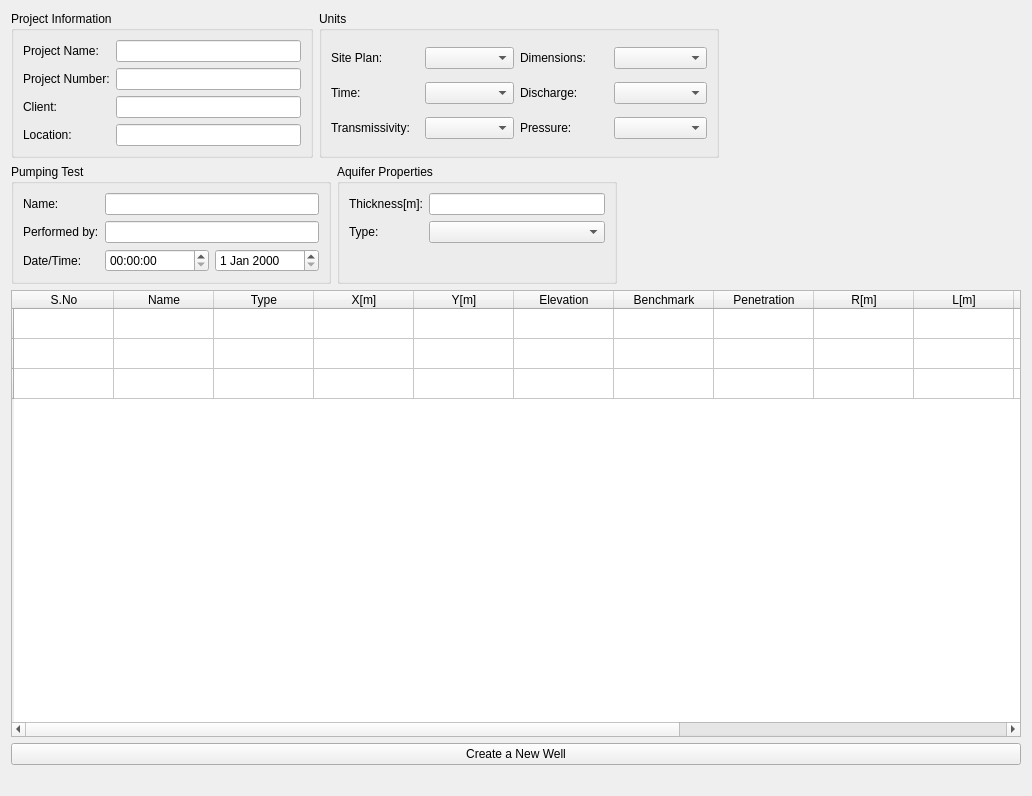
<?xml version="1.0" encoding="UTF-8"?>
<ui version="4.0">
 <class>PumpingTest</class>
 <widget class="QWidget" name="PumpingTest">
  <property name="geometry">
   <rect>
    <x>0</x>
    <y>0</y>
    <width>1032</width>
    <height>796</height>
   </rect>
  </property>
  <property name="windowTitle">
   <string>Form</string>
  </property>
  <layout class="QVBoxLayout" name="verticalLayout">
   <item>
    <layout class="QHBoxLayout" name="horizontalLayout">
     <item>
      <widget class="QGroupBox" name="gb_project_informataion">
       <property name="sizePolicy">
        <sizepolicy hsizetype="Preferred" vsizetype="Fixed">
         <horstretch>0</horstretch>
         <verstretch>0</verstretch>
        </sizepolicy>
       </property>
       <property name="minimumSize">
        <size>
         <width>0</width>
         <height>0</height>
        </size>
       </property>
       <property name="maximumSize">
        <size>
         <width>320</width>
         <height>16777215</height>
        </size>
       </property>
       <property name="title">
        <string>Project Information</string>
       </property>
       <layout class="QFormLayout" name="formLayout_2">
        <item row="0" column="0">
         <widget class="QLabel" name="lbl_project_name">
          <property name="text">
           <string>Project Name:</string>
          </property>
          <property name="buddy">
           <cstring>l_edit_project_name</cstring>
          </property>
         </widget>
        </item>
        <item row="0" column="1">
         <widget class="QLineEdit" name="l_edit_project_name"/>
        </item>
        <item row="1" column="0">
         <widget class="QLabel" name="lbl_project_number">
          <property name="text">
           <string>Project Number:</string>
          </property>
          <property name="buddy">
           <cstring>l_edit_project_number</cstring>
          </property>
         </widget>
        </item>
        <item row="1" column="1">
         <widget class="QLineEdit" name="l_edit_project_number"/>
        </item>
        <item row="2" column="0">
         <widget class="QLabel" name="lbl_client">
          <property name="text">
           <string>Client:</string>
          </property>
          <property name="buddy">
           <cstring>l_edit__client</cstring>
          </property>
         </widget>
        </item>
        <item row="2" column="1">
         <widget class="QLineEdit" name="l_edit__client"/>
        </item>
        <item row="3" column="0">
         <widget class="QLabel" name="lbl_location">
          <property name="text">
           <string>Location:</string>
          </property>
          <property name="buddy">
           <cstring>l_edit_location</cstring>
          </property>
         </widget>
        </item>
        <item row="3" column="1">
         <widget class="QLineEdit" name="l_edit_location"/>
        </item>
       </layout>
      </widget>
     </item>
     <item>
      <widget class="QGroupBox" name="gb_units">
       <property name="minimumSize">
        <size>
         <width>400</width>
         <height>0</height>
        </size>
       </property>
       <property name="maximumSize">
        <size>
         <width>320</width>
         <height>16777215</height>
        </size>
       </property>
       <property name="title">
        <string>Units</string>
       </property>
       <layout class="QGridLayout" name="gridLayout_2">
        <item row="0" column="0">
         <widget class="QLabel" name="lbl_site_plan_2">
          <property name="text">
           <string>Site Plan:</string>
          </property>
         </widget>
        </item>
        <item row="0" column="1">
         <widget class="QComboBox" name="cb_site_plan_2">
          <item>
           <property name="text">
            <string/>
           </property>
          </item>
          <item>
           <property name="text">
            <string>mm</string>
           </property>
          </item>
          <item>
           <property name="text">
            <string>cm</string>
           </property>
          </item>
          <item>
           <property name="text">
            <string>m</string>
           </property>
          </item>
          <item>
           <property name="text">
            <string>ft</string>
           </property>
          </item>
          <item>
           <property name="text">
            <string>in</string>
           </property>
          </item>
         </widget>
        </item>
        <item row="0" column="2">
         <widget class="QLabel" name="lbl_dimensions_2">
          <property name="text">
           <string>Dimensions:</string>
          </property>
         </widget>
        </item>
        <item row="0" column="3">
         <widget class="QComboBox" name="cb_dimensions_2">
          <item>
           <property name="text">
            <string/>
           </property>
          </item>
          <item>
           <property name="text">
            <string>m</string>
           </property>
          </item>
          <item>
           <property name="text">
            <string>cm</string>
           </property>
          </item>
          <item>
           <property name="text">
            <string>mm</string>
           </property>
          </item>
          <item>
           <property name="text">
            <string>ft</string>
           </property>
          </item>
          <item>
           <property name="text">
            <string>in</string>
           </property>
          </item>
         </widget>
        </item>
        <item row="1" column="0">
         <widget class="QLabel" name="lbl_time_2">
          <property name="text">
           <string>Time:</string>
          </property>
         </widget>
        </item>
        <item row="1" column="1">
         <widget class="QComboBox" name="cb_time_2">
          <item>
           <property name="text">
            <string/>
           </property>
          </item>
          <item>
           <property name="text">
            <string>sec</string>
           </property>
          </item>
          <item>
           <property name="text">
            <string>min</string>
           </property>
          </item>
          <item>
           <property name="text">
            <string>hr</string>
           </property>
          </item>
          <item>
           <property name="text">
            <string>day</string>
           </property>
          </item>
         </widget>
        </item>
        <item row="1" column="2">
         <widget class="QLabel" name="lbl_discharge_2">
          <property name="text">
           <string>Discharge:</string>
          </property>
         </widget>
        </item>
        <item row="1" column="3">
         <widget class="QComboBox" name="cb_discharge_2">
          <item>
           <property name="text">
            <string/>
           </property>
          </item>
          <item>
           <property name="text">
            <string>m³/sec</string>
           </property>
          </item>
          <item>
           <property name="text">
            <string>m³/min</string>
           </property>
          </item>
          <item>
           <property name="text">
            <string>m³/hr</string>
           </property>
          </item>
          <item>
           <property name="text">
            <string>m³/day</string>
           </property>
          </item>
          <item>
           <property name="text">
            <string>l/s</string>
           </property>
          </item>
          <item>
           <property name="text">
            <string>ft³/sec</string>
           </property>
          </item>
          <item>
           <property name="text">
            <string>ft³/min</string>
           </property>
          </item>
          <item>
           <property name="text">
            <string>ft³/hr</string>
           </property>
          </item>
          <item>
           <property name="text">
            <string>ft³/day</string>
           </property>
          </item>
          <item>
           <property name="text">
            <string>U.S gal/min</string>
           </property>
          </item>
          <item>
           <property name="text">
            <string>U.S gal/day</string>
           </property>
          </item>
          <item>
           <property name="text">
            <string>U.K gal/min</string>
           </property>
          </item>
          <item>
           <property name="text">
            <string>U.K gal/day</string>
           </property>
          </item>
         </widget>
        </item>
        <item row="2" column="0">
         <widget class="QLabel" name="lbl_transmissivity_2">
          <property name="text">
           <string>Transmissivity:</string>
          </property>
         </widget>
        </item>
        <item row="2" column="1">
         <widget class="QComboBox" name="cb_transmissivity_2">
          <item>
           <property name="text">
            <string/>
           </property>
          </item>
          <item>
           <property name="text">
            <string>m²/sec</string>
           </property>
          </item>
          <item>
           <property name="text">
            <string>m²/min</string>
           </property>
          </item>
          <item>
           <property name="text">
            <string>m²/hr</string>
           </property>
          </item>
          <item>
           <property name="text">
            <string>m²/day</string>
           </property>
          </item>
          <item>
           <property name="text">
            <string>ft²/sec</string>
           </property>
          </item>
          <item>
           <property name="text">
            <string>ft²/min</string>
           </property>
          </item>
          <item>
           <property name="text">
            <string>ft²/hr</string>
           </property>
          </item>
          <item>
           <property name="text">
            <string>ft²/day</string>
           </property>
          </item>
          <item>
           <property name="text">
            <string>gal/day-ft</string>
           </property>
          </item>
          <item>
           <property name="text">
            <string>cm²/sec</string>
           </property>
          </item>
         </widget>
        </item>
        <item row="2" column="2">
         <widget class="QLabel" name="lbl_pressure_2">
          <property name="text">
           <string>Pressure:</string>
          </property>
         </widget>
        </item>
        <item row="2" column="3">
         <widget class="QComboBox" name="cb_pressure_2">
          <item>
           <property name="text">
            <string/>
           </property>
          </item>
          <item>
           <property name="text">
            <string>Pa</string>
           </property>
          </item>
          <item>
           <property name="text">
            <string>bar</string>
           </property>
          </item>
          <item>
           <property name="text">
            <string>mbar</string>
           </property>
          </item>
          <item>
           <property name="text">
            <string>mm Hg</string>
           </property>
          </item>
          <item>
           <property name="text">
            <string>atm</string>
           </property>
          </item>
          <item>
           <property name="text">
            <string>at</string>
           </property>
          </item>
          <item>
           <property name="text">
            <string>psi</string>
           </property>
          </item>
         </widget>
        </item>
       </layout>
      </widget>
     </item>
     <item>
      <spacer name="horizontalSpacer">
       <property name="orientation">
        <enum>Qt::Horizontal</enum>
       </property>
       <property name="sizeHint" stdset="0">
        <size>
         <width>40</width>
         <height>20</height>
        </size>
       </property>
      </spacer>
     </item>
    </layout>
   </item>
   <item>
    <layout class="QHBoxLayout" name="hl_pumping_test_aquifer_properties">
     <item>
      <widget class="QGroupBox" name="gb_pumping_test">
       <property name="maximumSize">
        <size>
         <width>320</width>
         <height>16777215</height>
        </size>
       </property>
       <property name="title">
        <string>Pumping Test</string>
       </property>
       <layout class="QFormLayout" name="formLayout_10">
        <item row="0" column="0">
         <widget class="QLabel" name="lbl_pumping_test_name">
          <property name="text">
           <string>Name:</string>
          </property>
          <property name="buddy">
           <cstring>l_edit_pumping_test_name</cstring>
          </property>
         </widget>
        </item>
        <item row="4" column="0">
         <widget class="QLabel" name="lbl_pumping_test_date_time">
          <property name="text">
           <string>Date/Time:</string>
          </property>
         </widget>
        </item>
        <item row="4" column="1">
         <layout class="QHBoxLayout" name="horizontalLayout_2">
          <item>
           <widget class="QTimeEdit" name="time_puming_test"/>
          </item>
          <item>
           <widget class="QDateEdit" name="date_pumping_test"/>
          </item>
         </layout>
        </item>
        <item row="2" column="0">
         <widget class="QLabel" name="lbl_pumping_test_performed_by">
          <property name="text">
           <string>Performed by:</string>
          </property>
          <property name="buddy">
           <cstring>l_edit_pumping_test_performed_by</cstring>
          </property>
         </widget>
        </item>
        <item row="2" column="1">
         <widget class="QLineEdit" name="l_edit_pumping_test_performed_by"/>
        </item>
        <item row="0" column="1">
         <widget class="QLineEdit" name="l_edit_pumping_test_name"/>
        </item>
       </layout>
      </widget>
     </item>
     <item>
      <widget class="QGroupBox" name="gb_aquifer_properties">
       <property name="maximumSize">
        <size>
         <width>280</width>
         <height>16777215</height>
        </size>
       </property>
       <property name="title">
        <string>Aquifer Properties</string>
       </property>
       <layout class="QFormLayout" name="formLayout_11">
        <item row="0" column="0">
         <widget class="QLabel" name="lbl_aquifer_thickness">
          <property name="text">
           <string>Thickness[m]:</string>
          </property>
          <property name="buddy">
           <cstring>l_edit_aquifer_thickness</cstring>
          </property>
         </widget>
        </item>
        <item row="0" column="1">
         <widget class="QLineEdit" name="l_edit_aquifer_thickness"/>
        </item>
        <item row="1" column="0">
         <widget class="QLabel" name="lbl_aquifer_type">
          <property name="layoutDirection">
           <enum>Qt::LeftToRight</enum>
          </property>
          <property name="text">
           <string>Type:</string>
          </property>
         </widget>
        </item>
        <item row="1" column="1">
         <widget class="QComboBox" name="cb_aquifer_type">
          <item>
           <property name="text">
            <string/>
           </property>
          </item>
          <item>
           <property name="text">
            <string>Unknown</string>
           </property>
          </item>
          <item>
           <property name="text">
            <string>Confined</string>
           </property>
          </item>
          <item>
           <property name="text">
            <string>Unconfined</string>
           </property>
          </item>
          <item>
           <property name="text">
            <string>Leaky</string>
           </property>
          </item>
          <item>
           <property name="text">
            <string>Fracture</string>
           </property>
          </item>
         </widget>
        </item>
       </layout>
      </widget>
     </item>
     <item>
      <spacer name="horizontalSpacer_5">
       <property name="orientation">
        <enum>Qt::Horizontal</enum>
       </property>
       <property name="sizeHint" stdset="0">
        <size>
         <width>40</width>
         <height>20</height>
        </size>
       </property>
      </spacer>
     </item>
    </layout>
   </item>
   <item>
    <layout class="QVBoxLayout" name="vl_tabe_image">
     <item>
      <widget class="QTableWidget" name="table_well_information">
       <row>
        <property name="text">
         <string/>
        </property>
       </row>
       <row>
        <property name="text">
         <string/>
        </property>
       </row>
       <row>
        <property name="text">
         <string/>
        </property>
       </row>
       <column>
        <property name="text">
         <string>S.No</string>
        </property>
       </column>
       <column>
        <property name="text">
         <string>Name</string>
        </property>
       </column>
       <column>
        <property name="text">
         <string>Type</string>
        </property>
       </column>
       <column>
        <property name="text">
         <string>X[m]</string>
        </property>
       </column>
       <column>
        <property name="text">
         <string>Y[m]</string>
        </property>
       </column>
       <column>
        <property name="text">
         <string>Elevation</string>
        </property>
       </column>
       <column>
        <property name="text">
         <string>Benchmark</string>
        </property>
       </column>
       <column>
        <property name="text">
         <string>Penetration</string>
        </property>
       </column>
       <column>
        <property name="text">
         <string>R[m]</string>
        </property>
       </column>
       <column>
        <property name="text">
         <string>L[m]</string>
        </property>
       </column>
       <column>
        <property name="text">
         <string>b[m]</string>
        </property>
       </column>
       <column>
        <property name="text">
         <string>r[m]</string>
        </property>
       </column>
       <column>
        <property name="text">
         <string>B[m]</string>
        </property>
       </column>
       <column>
        <property name="text">
         <string>n[%]</string>
        </property>
       </column>
       <column>
        <property name="text">
         <string>use r[w]</string>
        </property>
       </column>
      </widget>
     </item>
     <item>
      <widget class="QPushButton" name="btn_create_new_well">
       <property name="text">
        <string>Create a New Well</string>
       </property>
      </widget>
     </item>
     <item>
      <widget class="QLabel" name="lbl_image">
       <property name="text">
        <string/>
       </property>
       <property name="pixmap">
        <pixmap resource="icon/icon.qrc">:/demo_image/well_demo.png</pixmap>
       </property>
      </widget>
     </item>
    </layout>
   </item>
  </layout>
 </widget>
 <resources>
  <include location="icon/icon.qrc"/>
 </resources>
 <connections/>
</ui>
